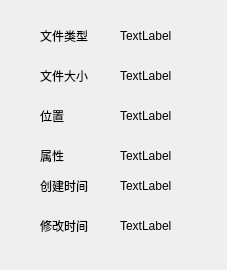
<?xml version="1.0" encoding="UTF-8"?>
<ui version="4.0">
 <class>Property</class>
 <widget class="QWidget" name="Property">
  <property name="geometry">
   <rect>
    <x>0</x>
    <y>0</y>
    <width>227</width>
    <height>270</height>
   </rect>
  </property>
  <property name="windowTitle">
   <string>文件属性</string>
  </property>
  <widget class="QLabel" name="type_label">
   <property name="geometry">
    <rect>
     <x>40</x>
     <y>20</y>
     <width>54</width>
     <height>31</height>
    </rect>
   </property>
   <property name="text">
    <string>文件类型</string>
   </property>
  </widget>
  <widget class="QLabel" name="size_label">
   <property name="geometry">
    <rect>
     <x>40</x>
     <y>60</y>
     <width>54</width>
     <height>31</height>
    </rect>
   </property>
   <property name="text">
    <string>文件大小</string>
   </property>
  </widget>
  <widget class="QLabel" name="location_label">
   <property name="geometry">
    <rect>
     <x>40</x>
     <y>100</y>
     <width>54</width>
     <height>31</height>
    </rect>
   </property>
   <property name="text">
    <string>位置</string>
   </property>
  </widget>
  <widget class="QLabel" name="property_label">
   <property name="geometry">
    <rect>
     <x>40</x>
     <y>140</y>
     <width>54</width>
     <height>31</height>
    </rect>
   </property>
   <property name="text">
    <string>属性</string>
   </property>
  </widget>
  <widget class="QLabel" name="creat_time_label">
   <property name="geometry">
    <rect>
     <x>40</x>
     <y>170</y>
     <width>54</width>
     <height>31</height>
    </rect>
   </property>
   <property name="text">
    <string>创建时间</string>
   </property>
  </widget>
  <widget class="QLabel" name="update_time_label">
   <property name="geometry">
    <rect>
     <x>40</x>
     <y>210</y>
     <width>54</width>
     <height>31</height>
    </rect>
   </property>
   <property name="text">
    <string>修改时间</string>
   </property>
  </widget>
  <widget class="QLabel" name="type_content_label">
   <property name="geometry">
    <rect>
     <x>120</x>
     <y>30</y>
     <width>54</width>
     <height>12</height>
    </rect>
   </property>
   <property name="text">
    <string>TextLabel</string>
   </property>
  </widget>
  <widget class="QLabel" name="size_content_label">
   <property name="geometry">
    <rect>
     <x>120</x>
     <y>70</y>
     <width>54</width>
     <height>12</height>
    </rect>
   </property>
   <property name="text">
    <string>TextLabel</string>
   </property>
  </widget>
  <widget class="QLabel" name="location_content_label">
   <property name="geometry">
    <rect>
     <x>120</x>
     <y>110</y>
     <width>54</width>
     <height>12</height>
    </rect>
   </property>
   <property name="text">
    <string>TextLabel</string>
   </property>
  </widget>
  <widget class="QLabel" name="property_content_label">
   <property name="geometry">
    <rect>
     <x>120</x>
     <y>150</y>
     <width>54</width>
     <height>12</height>
    </rect>
   </property>
   <property name="text">
    <string>TextLabel</string>
   </property>
  </widget>
  <widget class="QLabel" name="creat_time_content_label">
   <property name="geometry">
    <rect>
     <x>120</x>
     <y>180</y>
     <width>54</width>
     <height>12</height>
    </rect>
   </property>
   <property name="text">
    <string>TextLabel</string>
   </property>
  </widget>
  <widget class="QLabel" name="update_time_content_label">
   <property name="geometry">
    <rect>
     <x>120</x>
     <y>220</y>
     <width>54</width>
     <height>12</height>
    </rect>
   </property>
   <property name="text">
    <string>TextLabel</string>
   </property>
  </widget>
 </widget>
 <resources/>
 <connections/>
</ui>
